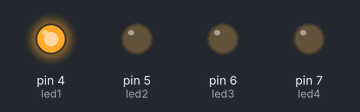
The sketch below on a simulated Arduino Uno, built with avr-gcc and run on an emulated ATmega328P. Shown: output pins drawn as LEDs (lit = HIGH).

Above: at 0.5 s.
At 2.5 s:
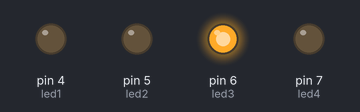
At 3.5 s:
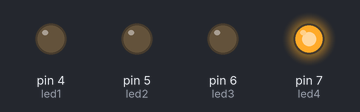
At 5.5 s:
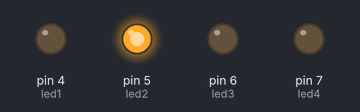
Timing chart, 0 to 7.8 s (numbered marks = the images above):
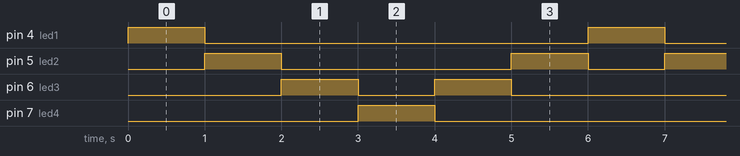

The sketch:

Q2.ino
```cpp
const int led1=4;
const int led2=5;
const int led3=6;
const int led4=7;

void setup()
{pinMode(led1,OUTPUT);

pinMode(led2,OUTPUT);

pinMode(led3,OUTPUT);

pinMode(led4,OUTPUT);
}
void loop(){
  digitalWrite(led1,HIGH);
  delay(1000);

  digitalWrite(led1,LOW);

  digitalWrite(led2,HIGH);
  delay(1000);

  digitalWrite(led2,LOW);

  digitalWrite(led3,HIGH);
  delay(1000);
  digitalWrite(led3,LOW);

  digitalWrite(led4,HIGH);
  delay(1000);
  digitalWrite(led4,LOW);

  digitalWrite(led3,HIGH);
  delay(1000);
  digitalWrite(led3,LOW);

  digitalWrite(led2,HIGH);
  delay(1000);
  digitalWrite(led2,LOW);
  digitalWrite(led1,HIGH);


  }
```

Measured:
- by itself, pin 4 (led1), pin 7 (led4): alternates HIGH for 1.0 s and LOW for 5.0 s
- by itself, pin 5 (led2): repeats every 6.0 s: LOW 3.0 s, HIGH 1.0 s, LOW 1.0 s, HIGH 1.0 s
- by itself, pin 6 (led3): repeats every 6.0 s: LOW 1.0 s, HIGH 1.0 s, LOW 3.0 s, HIGH 1.0 s
